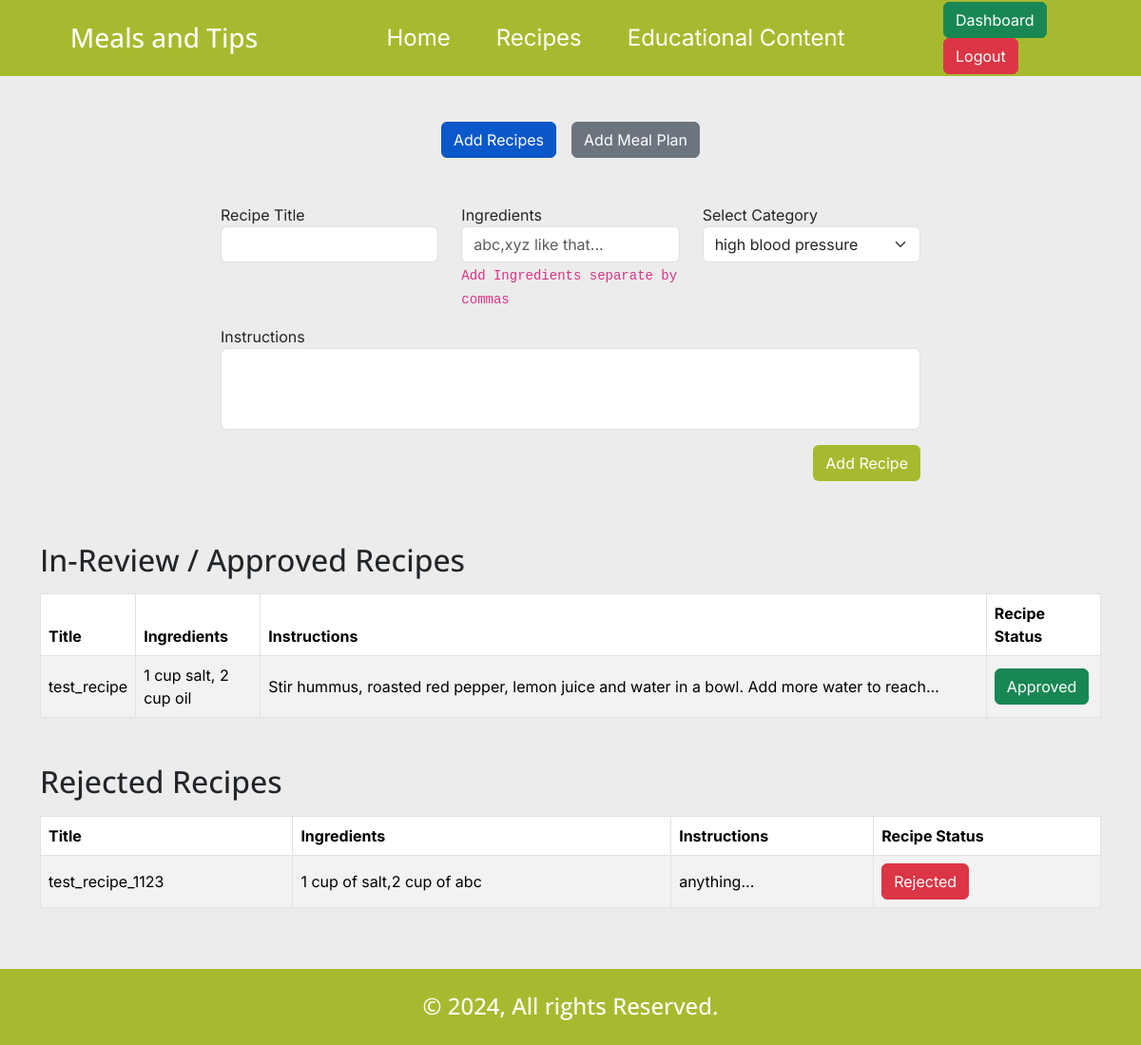
The page /nutritionistDashboard.php (signed in) on the database its author committed.
### tables this page shows
CREATE TABLE `recipes` (
  `id` int(11) NOT NULL,
  `recipe_title` varchar(255) NOT NULL,
  `ingredients` text NOT NULL,
  `instructions` text NOT NULL,
  `nutritionist_id` int(11) NOT NULL,
  `cat_id` int(11) NOT NULL,
  `recipe_status` enum('0','1','2') NOT NULL DEFAULT '0',
  `recipe_img` text DEFAULT NULL
);

### core/database.php (called while the page is built, shortened)
<?php
$db = mysqli_connect(HOST, DB_USER, DB_PWD, DB_NAME);
include_once 'functions.php';
if (isset($_SESSION['user'])) {
    $userID = $_SESSION['user'];
}

### nutritionistDashboard.php (the view, shortened to what this page needs)
<?php
require_once 'core/database.php';
?>
<!DOCTYPE html>
<html lang="en">
<head>
    <?php include 'includes/external_css.php'; ?>
    <link rel="stylesheet" href="css/style.min.css">
</head>
<body id="nutritionistDashboard">
    <?php include_once 'includes/header.php'; ?>
    <div class="container mx-auto mt-5">
        <div class="row">
            <div class="tab-buttons col-12 d-flex gap-3 justify-content-center">
                <a href="#!" class="btn btn-primary active">Add Recipes</a>
                <a href="#!" class="btn btn-secondary">Add Meal Plan</a>
            </div>
        </div>
        <div class="row content-wrapper">
            <div class="col-12 mx-auto mt-4">
                <div class="row">
                    <div class="col-12 col-md-8 mx-auto mt-4">
                        <form id="recipe-form">
                            <div class="row">
                                <div class="col-12 col-md-4 mb-3">
                                    <div class="form-group">
                                        <label for="recipe-title">Recipe Title</label>
                                        <input type="text" autofocus name="recipe_title" id="recipe-title" required class="form-control">
                                    </div>
                                </div>
                                <div class="col-12 col-md-4 mb-3">
                                    <div class="form-group">
                                        <label for="ingredients">Ingredients</label>
                                        <input type="text" name="ingredients" id="ingredients" class="form-control" placeholder="abc,xyz like that...">
                                        <code>Add Ingredients separate by commas</code>
                                    </div>
                                </div>
                                <div class="col-12 col-md-4 mb-3">
                                    <div class="form-group">
                                        <label for="category_type">Select Category</label>
                                        <select type="text" name="category_type" id="category_type" required class="form-select">
                                            <?= get_categories('categories'); ?>
                                        </select>
                                    </div>
                                </div>
                                <div class="col-12 mb-3">
                                    <div class="form-group">
                                        <label for="instructions">Instructions</label>
                                        <textarea rows="3" name="instructions" id="instructions" class="form-control"></textarea>
                                    </div>
                                </div>
                                <div class="col-12">
                                    <div class="form-group">
                                        <button type="submit" name="recipe_submit" id="recipe-submit" class="btn btn-custom-green d-block ms-auto">
                                            Add Recipe
                                        </button>
                                    </div>
                                </div>
                            </div>
                        </form>
                    </div>
                </div>
                <div class="row mt-5">
                    <div class="col-12 mb-3">
                        <h2 class="my-3">In-Review / Approved Recipes</h2>
                        <?php
                        $getRecipe_Q = $db->query("CALL `get_recipes_list_review_or_approved_by_id`($userID)");
                        if (mysqli_num_rows($getRecipe_Q) > 0):
                        ?>
                            <table id="example" class="align-middle table table-striped table-bordered">
                                <thead>
                                    <tr>
                                        <th>Title</th>
                                        <th>Ingredients</th>
                                        <th>Instructions</th>
                                        <th>Recipe Status</th>
                                    </tr>
                                </thead>
                                <tbody>
                                    <?php while ($recipe_list = mysqli_fetch_object($getRecipe_Q)): ?>
                                        <tr>
                                            <td><?= $recipe_list->recipe_title ?></td>
                                            <td><?= $recipe_list->ingredients ?></td>
                                            <td><span title="<?= $recipe_list->instructions ?>" class="line-clamp-1"><?= $recipe_list->instructions ?></span></td>
                                            <td>
                                                <?php if ($recipe_list->recipe_status == '0'): ?>
                                                    <span class="btn btn-secondary">In-Review</span>
                                                <?php else: ?>
                                                    <span class="btn btn-success">Approved</span>
                                                <?php endif; ?>
                                            </td>
                                        </tr>
                                    <?php endwhile; ?>
                                </tbody>
                            </table>
                        <?php else: ?>
                            <h3 class="alert alert-secondary text-center">No Data Available.</h3>
                        <?php endif;
                        $db->next_result(); ?>
                    </div>
                    <div class="col-12 mb-5">
                        <h2 class="my-3">Rejected Recipes</h2>
                        <?php
                        $getRecipe1_Q = $db->query("CALL `get_recipes_list_rejected_by_id`($userID)");
                        if (mysqli_num_rows($getRecipe1_Q) > 0):
                        ?>
                            <table id="example1" class="align-middle table table-striped table-bordered">
                                <thead>
                                    <tr>
                                        <th>Title</th>
                                        <th>Ingredients</th>
                                        <th>Instructions</th>
                                        <th>Recipe Status</th>
                                    </tr>
                                </thead>
                                <tbody>
                                    <?php while ($recipe_list_ = mysqli_fetch_object($getRecipe1_Q)): ?>
                                        <tr>
                                            <td><?= $recipe_list_->recipe_title ?></td>
                                            <td><?= $recipe_list_->ingredients ?></td>
                                            <td><span title="<?= $recipe_list_->instructions ?>" class="line-clamp-1"><?= $recipe_list_->instructions ?></span></td>
                                            <td>
                                                <span class="btn btn-danger">Rejected</span>
                                            </td>
                                        </tr>
                                    <?php endwhile; ?>
                                </tbody>
                            </table>
                        <?php else: ?>
                            <h3 class="alert alert-secondary text-center">No Data Available.</h3>
                        <?php endif;
                        $db->next_result(); ?>
                    </div>
                </div>
            </div>
        </div>
    </div>
    <?php include_once 'includes/footer.php'; ?>
</body>
</html>

### rows shown on the page
recipes: recipe_title "test_recipe", ingredients "1 cup salt, 2 cup oil", instructions "Stir hummus, roasted red pepper, lemon juice and water in a bowl. Add more water to…", recipe_status "Approved"
recipes: recipe_title "test_recipe_1123", ingredients "1 cup of salt,2 cup of abc", instructions "anything..."

### other values the page prints
TITLE "Meals and Tips"
form field category_type "high blood pressure"
